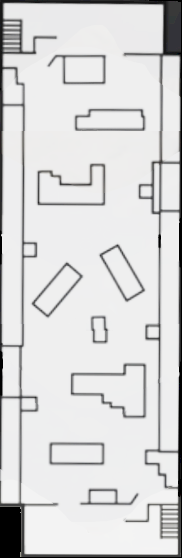
#> input picture assets/minimap_2.png, 182 x 558 px, found by its file name
$ python render.py
#> lines starting #> are read from the running program, lines starting #| are printed output that depends on the picture; after the words box and inside, x2 and y2 are one past the last pixel; in counts of white or black regions, pixels touching at a corner belong together
"""Synthesize HUD radar crops from a fixed base map + real HUD assets.

Inverse of :mod:`modac.localize`: given the player position ``(x, y)`` in
base-map pixels and ``yaw`` (degrees clockwise from north), composite the radar
the HUD would show. The base map and overlay assets are fixed, so every render
is a free, perfectly-labeled training sample.

Composite, in the ring asset's native frame:
  1. warp the base map into the radar disc:
         map_pt = player + Z @ R(base_offset + yaw_sign*yaw) @ (m - c)
     (``Z`` = zoom in base-px per radar-px, ``c`` = ring circle center, ``R`` an
      image-coords rotation; ``base_offset`` encodes which way north points).
  2. mask to the circle.
  3. overlay ``ring.png`` rotated about ``c`` by ``yaw`` — the baked-in N marker
     rides to screen angle -yaw, exactly as the real player-up radar does.
  4. overlay ``marker.png`` (the player chevron) at ``c``, always pointing up.

``yaw`` convention: 0 = facing north, increasing clockwise — identical to
``modac.localize.estimate_yaw``. For ``patched_map.png`` north points LEFT, so
``base_offset_deg = -90``.
"""

from __future__ import annotations

from dataclasses import dataclass
from functools import lru_cache
from pathlib import Path

import cv2
import numpy as np

VOID_BGR: tuple[int, int, int] = (60, 60, 60)

# Real in-game frames used as backgrounds behind the radar disc, so the net
# learns to ignore whatever surrounds the minimap. ROI crops out the HUD edges.
DEFAULT_BACKGROUNDS: tuple[str, ...] = ("sample_2.png", "sample_3.png", "sample_4.png", "sample_5.png")
DEFAULT_BG_ROI: tuple[int, int, int, int] = (200, 200, 1000, 1000)  # x0, y0, x1, y1


class BackgroundBank:
    """Random game-world background patches for the radar to sit on."""

    def __init__(self, paths=DEFAULT_BACKGROUNDS, roi=DEFAULT_BG_ROI):
        x0, y0, x1, y1 = roi
        self.crops: list[np.ndarray] = []
        for p in paths:
            im = cv2.imread(str(p), cv2.IMREAD_COLOR)
            if im is None:
                continue
            self.crops.append(np.ascontiguousarray(
                im[y0:min(y1, im.shape[0]), x0:min(x1, im.shape[1])]))
        if not self.crops:
            raise FileNotFoundError(f"no backgrounds loaded from {paths}")

    def sample(self, w: int, h: int, rng: np.random.Generator) -> np.ndarray:
        c = self.crops[int(rng.integers(len(self.crops)))]
        ch, cw = c.shape[:2]
        if ch < h or cw < w:
            c = cv2.resize(c, (max(w, cw), max(h, ch)))
            ch, cw = c.shape[:2]
        x = int(rng.integers(0, cw - w + 1))
        y = int(rng.integers(0, ch - h + 1))
        return c[y:y + h, x:x + w].copy()


@dataclass(frozen=True)
class RadarSpec:
    """Geometry + asset paths to render a radar crop from a base map."""

    map_path: str = "assets/minimap_2.png"
    # NOTE: ring/marker/cone assets below are still the OLD 158x168-frame HUD
    # overlays — they do NOT fit the new 255x256 radar frame. render_map() (the
    # map disc, what training/calibration uses) is correct; overlay_hud() needs
    # new frame-matched ring/marker before it produces a realistic HUD.
    ring_path: str = "ring.png"
    marker_path: str = "marker.png"
    # New high-res capture frame: crop = capture[13:269, 11:266] (255x256). Radar
    # circle measured from ROI (28,30)-(249,252) + 17px margin; see modac.radar.
    canvas_wh: tuple[int, int] = (255, 256)
    center: tuple[float, float] = (127.5, 128.0)
    radius: float = 110.8
    # zoom & orientation calibrated against real case 13 (player at minimap_2
    # (100,35)): a fixed-position 4-orientation x zoom search peaked decisively at
    # base_offset 270, zoom 0.9 (NCC 0.82 vs ~0.2 for the other orientations).
    zoom: tuple[float, float] = (1.0, 1.0)    # (zx, zy) base-px per radar-px (uniform)
    base_offset_deg: float = 270.0           # minimap_2 portrait orientation -> north-up
    yaw_sign: float = 1.0
    ring_rot_sign: float = 1.0               # ring rotation direction (locked by round-trip)
    margin_frac: float = 0.04                # inset player from arena edge
    # FOV view-cone: semi-transparent white sector pointing up (player faces up).
    cone_deg: float = 90.0                   # full angular width
    cone_alpha: float = 0.22                 # peak opacity at the center
    cone_radius_frac: float = 0.95           # extent, as a fraction of the disc radius


PATCHED_SPEC = RadarSpec()


@dataclass
class WorldMap:
    bgr: np.ndarray  # (H, W, 3) uint8

    @property
    def height(self) -> int:
        return self.bgr.shape[0]

    @property
    def width(self) -> int:
        return self.bgr.shape[1]

    @classmethod
    def load(cls, path: str | Path) -> "WorldMap":
        img = cv2.imread(str(path), cv2.IMREAD_UNCHANGED)
        if img is None:
            raise FileNotFoundError(f"could not read base map: {path}")
        if img.ndim == 2:
            img = cv2.cvtColor(img, cv2.COLOR_GRAY2BGR)
        if img.shape[2] == 4:
            bgr = img[:, :, :3].astype(np.float32)
            a = img[:, :, 3:4].astype(np.float32) / 255.0
            bgr = (bgr * a + np.array(VOID_BGR, np.float32) * (1.0 - a)).astype(np.uint8)
        else:
            bgr = img[:, :, :3]
        return cls(np.ascontiguousarray(bgr))

    @classmethod
    def for_spec(cls, spec: RadarSpec) -> "WorldMap":
        return cls.load(spec.map_path)


@lru_cache(maxsize=8)
def _load_rgba(path: str, w: int, h: int) -> np.ndarray:
    """Load an overlay asset as float RGBA (HxWx4, 0..1 alpha), fit to (w, h)."""
    img = cv2.imread(path, cv2.IMREAD_UNCHANGED)
    if img is None:
        raise FileNotFoundError(f"could not read asset: {path}")
    if img.shape[2] == 3:
        img = np.dstack([img, np.full(img.shape[:2], 255, np.uint8)])
    if (img.shape[1], img.shape[0]) != (w, h):
        img = cv2.resize(img, (w, h), interpolation=cv2.INTER_AREA)
    out = img.astype(np.float32)
    out[:, :, 3] /= 255.0
    return out


@lru_cache(maxsize=8)
def _marker_centered(marker_path: str, w: int, h: int, cx: float, cy: float) -> np.ndarray:
    """Player chevron placed on a (h, w) RGBA canvas with its centroid at (cx, cy)."""
    raw = cv2.imread(marker_path, cv2.IMREAD_UNCHANGED)
    if raw is None:
        raise FileNotFoundError(marker_path)
    if raw.shape[2] == 3:
        raw = np.dstack([raw, np.full(raw.shape[:2], 255, np.uint8)])
    a = raw[:, :, 3]
    ys, xs = np.where(a > 10)
    sprite = raw[ys.min():ys.max() + 1, xs.min():xs.max() + 1]
    sh, sw = sprite.shape[:2]
    canvas = np.zeros((h, w, 4), np.float32)
    x0, y0 = int(round(cx - sw / 2)), int(round(cy - sh / 2))
    x0, y0 = max(0, min(w - sw, x0)), max(0, min(h - sh, y0))
    patch = sprite.astype(np.float32)
    patch[:, :, 3] /= 255.0
    canvas[y0:y0 + sh, x0:x0 + sw] = patch
    return canvas


@lru_cache(maxsize=8)
def _view_cone(center: tuple[float, float], radius: float, half_deg: float,
               peak_alpha: float, w: int, h: int) -> np.ndarray:
    """White FOV sector pointing up (player-up), faded radially. RGBA, 0..1 alpha.

    Yaw-independent (the player always faces up on the radar), so it's cached.
    """
    cx, cy = center
    yy, xx = np.mgrid[0:h, 0:w]
    dx, dy = xx - cx, yy - cy
    dist = np.hypot(dx, dy)
    ang = np.degrees(np.arctan2(dx, -dy))      # 0 = straight up, +/- to the sides
    in_sector = (np.abs(ang) <= half_deg) & (dist <= radius) & (dist > 2)
    falloff = np.clip(1.0 - dist / max(radius, 1.0), 0.0, 1.0)
    alpha = np.where(in_sector, peak_alpha * falloff, 0.0).astype(np.float32)
    rgba = np.zeros((h, w, 4), np.float32)
    rgba[:, :, :3] = 255.0
    rgba[:, :, 3] = alpha
    return rgba


def _alpha_over(bg_bgr: np.ndarray, fg_rgba: np.ndarray, gain: float = 1.0) -> np.ndarray:
    a = (fg_rgba[:, :, 3:4] * gain)
    return (bg_bgr.astype(np.float32) * (1 - a) + fg_rgba[:, :, :3] * a).astype(np.uint8)


def _rotation(deg: float) -> np.ndarray:
    a = np.radians(deg)
    ca, sa = np.cos(a), np.sin(a)
    return np.array([[ca, -sa], [sa, ca]], np.float32)


def _affine(spec: RadarSpec, x: float, y: float, yaw: float, scale_jitter: float) -> np.ndarray:
    zx, zy = spec.zoom
    Z = np.diag([zx * scale_jitter, zy * scale_jitter]).astype(np.float32)
    A = Z @ _rotation(spec.base_offset_deg + spec.yaw_sign * yaw)
    c = np.array(spec.center, np.float32)
    t = np.array([x, y], np.float32) - A @ c
    return np.hstack([A, t[:, None]]).astype(np.float32)


def render_map(
    world: WorldMap,
    x: float,
    y: float,
    yaw: float,
    *,
    spec: RadarSpec = PATCHED_SPEC,
    background: np.ndarray | None = None,
    disc_opacity: float = 1.0,
    scale_jitter: float = 1.0,
) -> np.ndarray:
    """Background + the (optionally semi-transparent) map disc — no HUD overlays.

    The map disc is blended over ``background`` at ``disc_opacity`` so the game
    world shows through, mirroring the translucent in-game minimap. Heavy
    augmentation is meant to be applied to *this* layer; the crisp ring/marker
    go on afterward via :func:`overlay_hud`.
    """
    w, h = spec.canvas_wh
    mapcrop = cv2.warpAffine(
        world.bgr, _affine(spec, x, y, yaw, scale_jitter), (w, h),
        flags=cv2.INTER_LINEAR | cv2.WARP_INVERSE_MAP,
        borderMode=cv2.BORDER_CONSTANT, borderValue=VOID_BGR,
    )
    if background is not None:
        base = cv2.resize(background, (w, h)) if background.shape[:2] != (h, w) else background.copy()
    else:
        base = np.full((h, w, 3), VOID_BGR, np.uint8)

    mask = np.zeros((h, w), np.float32)
    cv2.circle(mask, (round(spec.center[0]), round(spec.center[1])), round(spec.radius) - 1, 1.0, -1)
    a = (mask * disc_opacity)[:, :, None]
    return (base.astype(np.float32) * (1 - a) + mapcrop.astype(np.float32) * a).astype(np.uint8)


def overlay_hud(
    img: np.ndarray,
    yaw: float,
    *,
    spec: RadarSpec = PATCHED_SPEC,
    draw_ring: bool = True,
    draw_marker: bool = True,
    draw_cone: bool = True,
    ring_gain: float = 1.0,
    cone_gain: float = 1.0,
) -> np.ndarray:
    """Composite the opaque ring (rotated so N rides to -yaw), the FOV view-cone,
    and the player marker.

    Applied *after* augmentation, so the HUD stays crisp / noise-free. Layer
    order: ring (border) -> view-cone -> marker (on top).
    """
    w, h = spec.canvas_wh
    crop = img
    if draw_ring:
        ring = _load_rgba(spec.ring_path, w, h)
        M = cv2.getRotationMatrix2D(spec.center, spec.ring_rot_sign * yaw, 1.0)
        ring_rot = cv2.warpAffine(ring, M, (w, h), flags=cv2.INTER_LINEAR,
                                  borderMode=cv2.BORDER_CONSTANT, borderValue=(0, 0, 0, 0))
        crop = _alpha_over(crop, ring_rot, ring_gain)
    if draw_cone:
        cone = _view_cone(spec.center, spec.radius * spec.cone_radius_frac,
                          spec.cone_deg / 2.0, spec.cone_alpha, w, h)
        crop = _alpha_over(crop, cone, cone_gain)
    if draw_marker:
        marker = _marker_centered(spec.marker_path, w, h, *spec.center)
        crop = _alpha_over(crop, marker)
    return crop


def render(
    world: WorldMap,
    x: float,
    y: float,
    yaw: float,
    *,
    spec: RadarSpec = PATCHED_SPEC,
    background: np.ndarray | None = None,
    disc_opacity: float = 1.0,
    draw_ring: bool = True,
    draw_marker: bool = True,
    scale_jitter: float = 1.0,
) -> np.ndarray:
    """Convenience: full radar composite (map layer + HUD), no augmentation."""
    img = render_map(world, x, y, yaw, spec=spec, background=background,
                     disc_opacity=disc_opacity, scale_jitter=scale_jitter)
    return overlay_hud(img, yaw, spec=spec, draw_ring=draw_ring, draw_marker=draw_marker)


def valid_xy_bounds(world: WorldMap, spec: RadarSpec = PATCHED_SPEC) -> tuple[float, float, float, float]:
    mx = world.width * spec.margin_frac
    my = world.height * spec.margin_frac
    return (mx, world.width - mx, my, world.height - my)


def _demo(spec: RadarSpec, out: str, upscale: int = 3) -> None:
    world = WorldMap.for_spec(spec)
#> in load, img is the input picture: shape (558, 182, 4); mean B, G, R, A 215.4, 215.2, 215.2, 250.3
#> in load, `a = img[:, :, 3:4].astype(np.float32) / 255.0`:
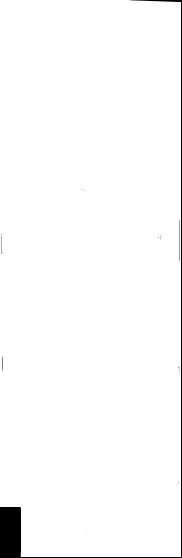
#> a: shape (558, 182, 1) float32; min 0, max 1, mean 0.981
    cx, cy = world.width / 2, world.height / 2
#> cx = 91; cy = 279
    yaws = [0, 45, 90, 135, 180, 225, 270, 315]
    tiles = []
    for yw in yaws:
        t = render(world, cx, cy, yw, spec=spec)
#> in render_map, `cv2.circle(mask, (round(spec.center[0]), round(spec.center[1])), round..`:
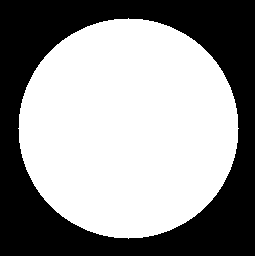
#> mask: shape (256, 255) float32; values 0 (black) and 1 (white), 58.2% white; 1 black region, box (x1, y1, x2, y2) and area: (0, 0, 255, 256) 27299
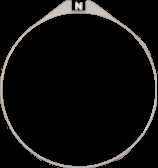
#> input picture ring.png, 158 x 168 px, found by its file name
#> in _load_rgba, img is the input picture: shape (168, 158, 4); mean B, G, R, A 12.8, 13.3, 13.9, 18.8
#> in _load_rgba, `img = cv2.resize(img, (w, h), interpolation=cv2.INTER_AREA)`:
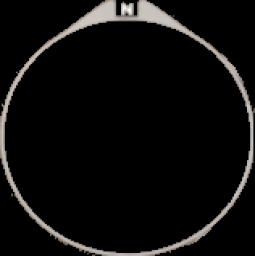
#> img: shape (256, 255, 4); mean B, G, R, A 12.8, 13.3, 13.9, 18.8
#> in _load_rgba, `out[:, :, 3] /= 255.0`:
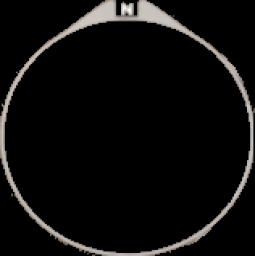
#> out: shape (256, 255, 4) float32; mean B, G, R, A 12.8, 13.3, 13.9, 0.1
#> in _alpha_over, `return (bg_bgr.astype(np.float32) * (1 - a) + fg_rgba[:, :, :3] * a).a..`:
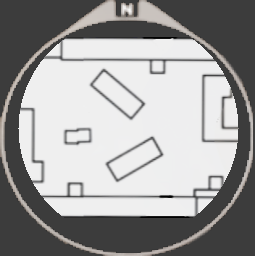
#> returned value: shape (256, 255, 3); mean of channels 0, 1, 2 154.7, 154.9, 155.5; drawn as B, G, R
#> call 2 of _alpha_over, with gain = 1
#> in _alpha_over (call 2), `a = (fg_rgba[:, :, 3:4] * gain)`:
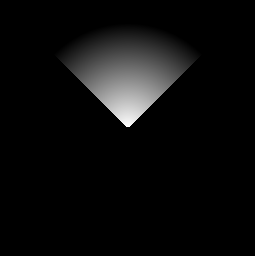
#> a: shape (256, 255, 1) float32; min 0, max 0.216, mean 0.00977; drawn with min black and max white
        t = cv2.resize(t, (0, 0), fx=upscale, fy=upscale, interpolation=cv2.INTER_NEAREST)
        cv2.putText(t, f"{yw}", (6, 18), cv2.FONT_HERSHEY_SIMPLEX, 0.5, (0, 255, 0), 1)
        tiles.append(cv2.copyMakeBorder(t, 2, 2, 2, 2, cv2.BORDER_CONSTANT))
    cv2.imwrite(out, np.hstack(tiles))
    print(f"wrote {out}: yaw sweep {yaws} (map={spec.map_path})")


if __name__ == "__main__":
    import argparse

    ap = argparse.ArgumentParser(description=__doc__)
    ap.add_argument("--out", default="_render_demo.png")
    a = ap.parse_args()
#> (the run stopped early here; a loop or call above may not have finished)
